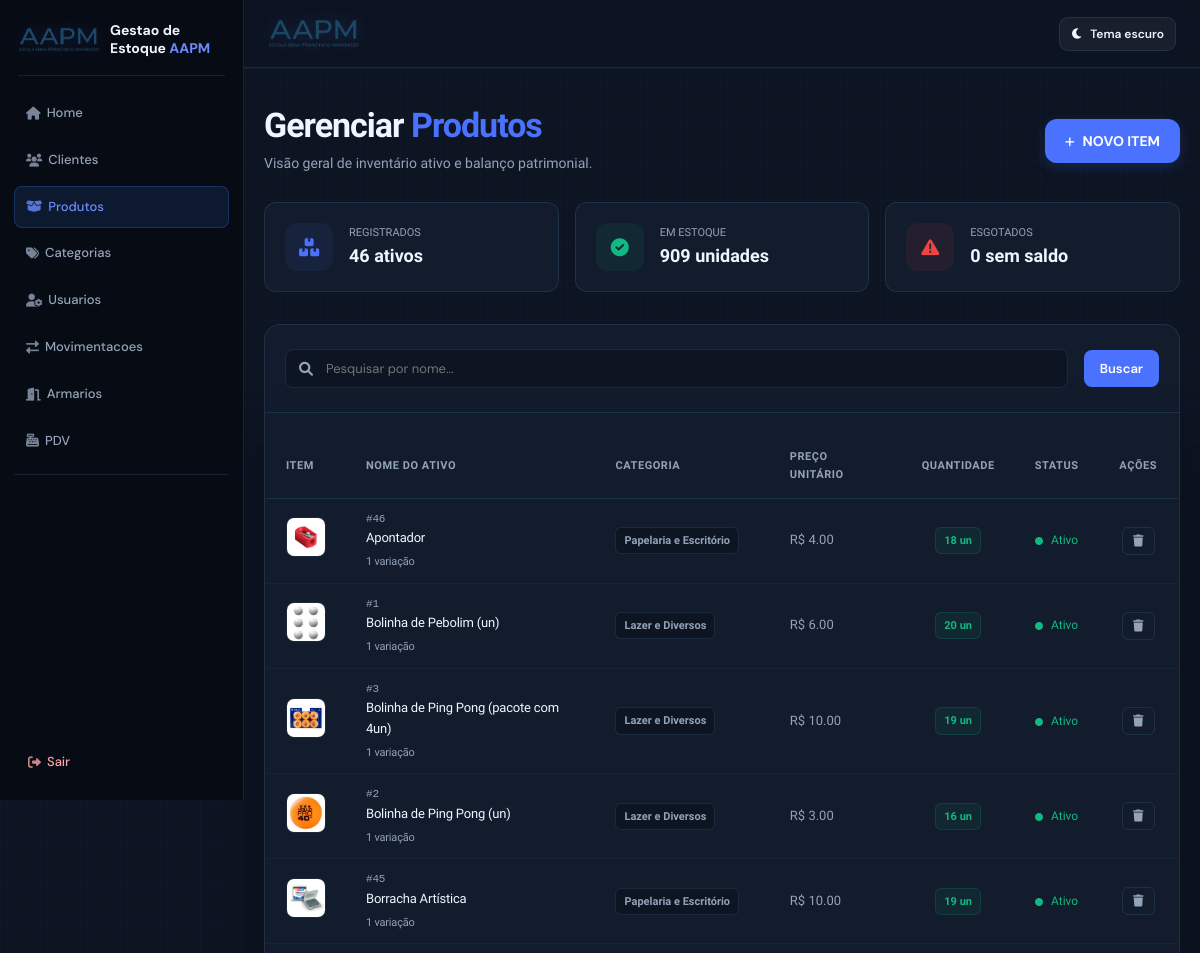
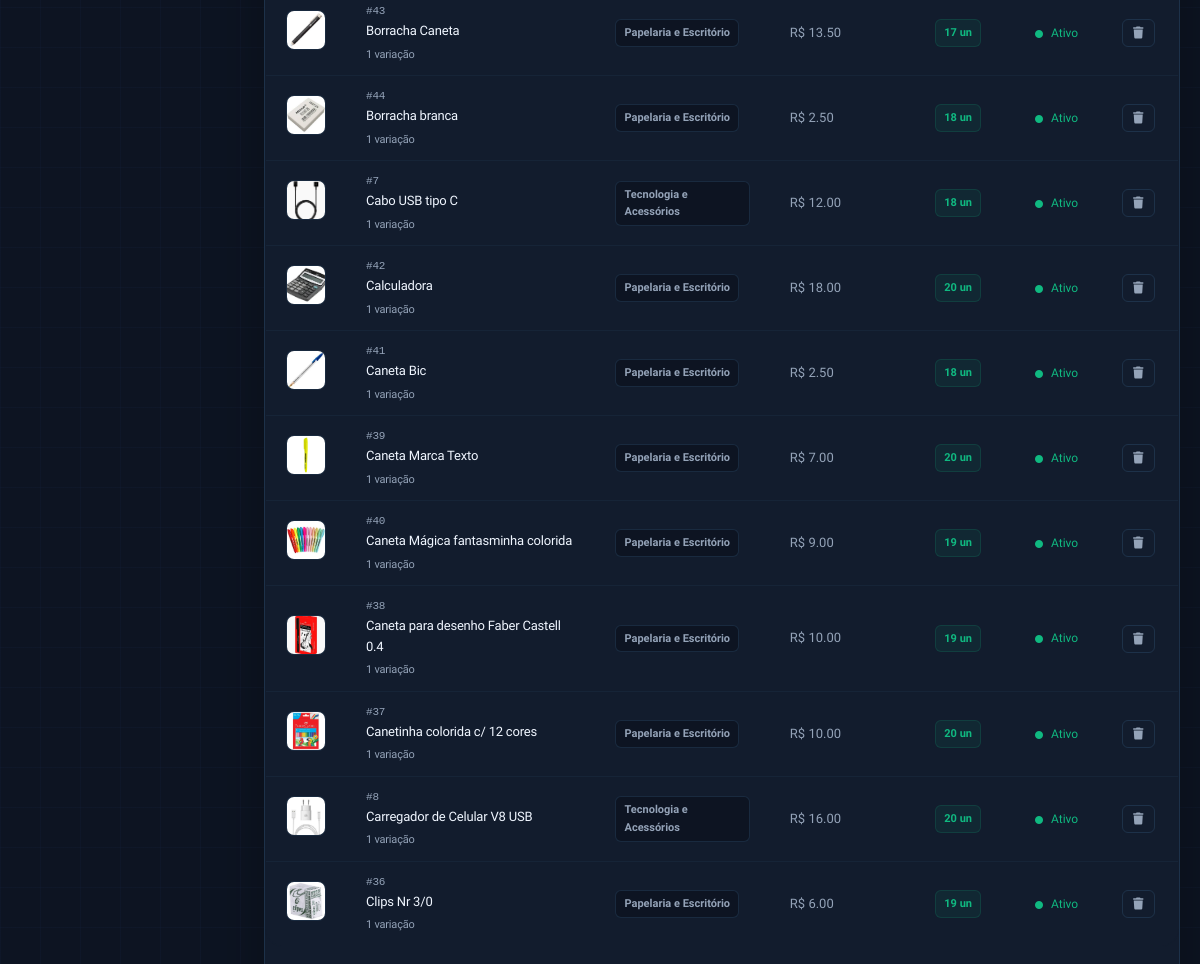
Page /produtos/ (signed in, upper part) on the earlier database version (2 pictures, top to bottom).
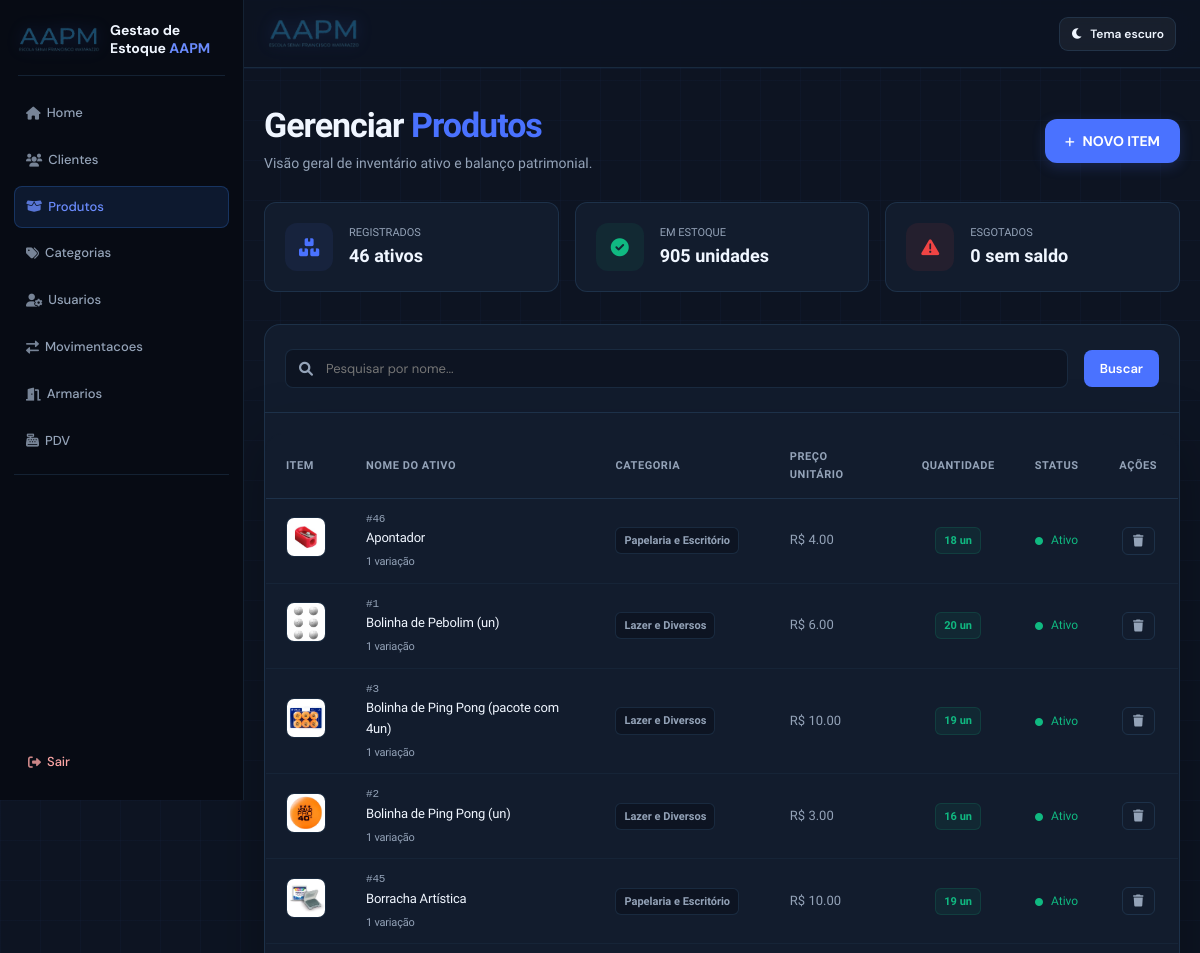
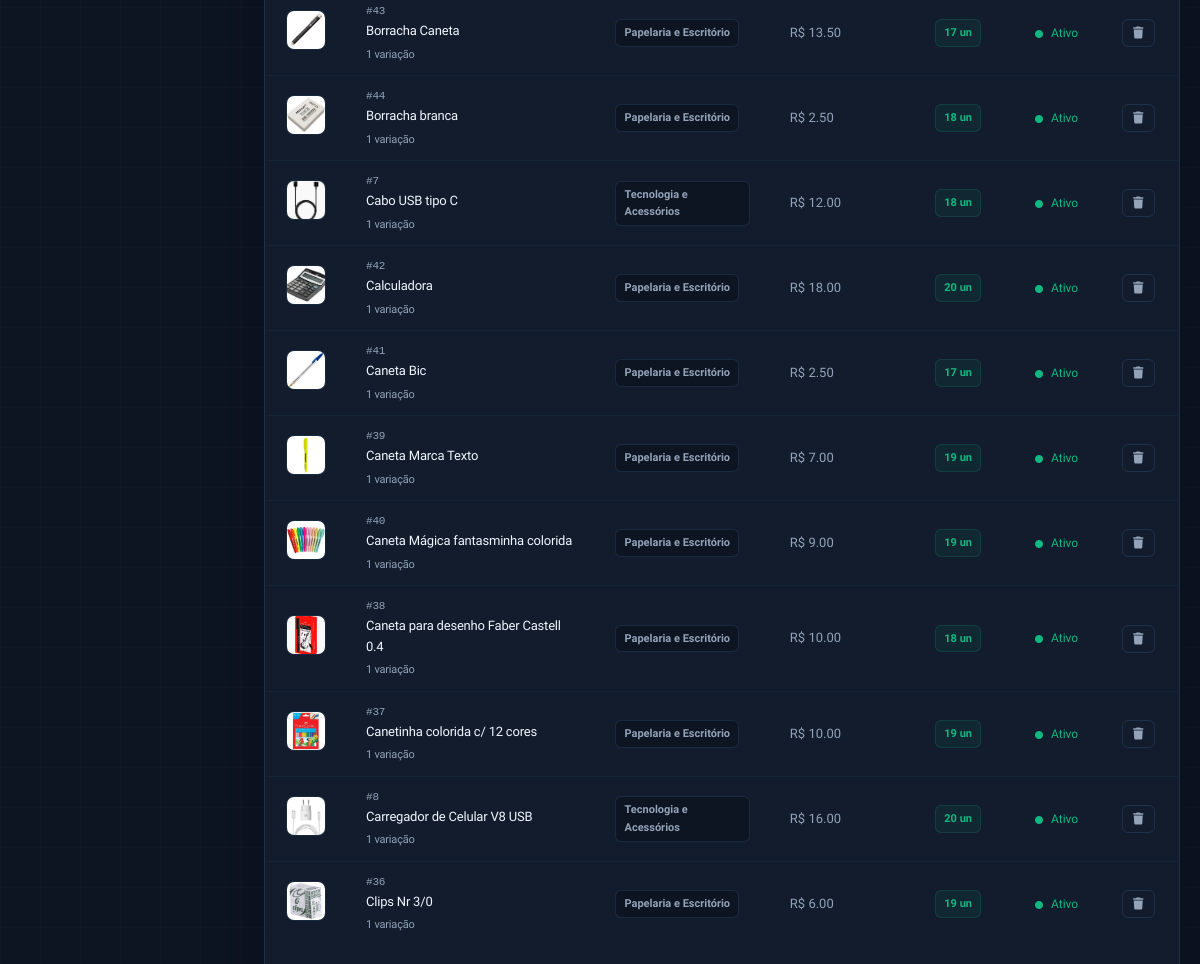
Same page on the later database version (2 pictures, top to bottom).
### app/models/produto.py (models this page shows, shortened)
class Produto(Base):
    __tablename__ = "produtos"
    id = Column(Integer, primary_key=True, autoincrement=True, index=True)
    nome = Column(String(150), nullable=False, index=True, unique=True)
    preco = Column(Float, nullable=False, default=0.0)
    ativo = Column(Boolean, default=True)
    imagem_path = Column(String(255), nullable=True)
    categoria_id = Column(Integer, ForeignKey("categorias.id", ondelete="SET NULL"), nullable=True)
    categoria = relationship("Categoria", back_populates="produtos")
    variacoes = relationship("Variacao", back_populates="produto", cascade="all, delete-orphan")
    @property
    def estoque_total(self) -> int:
        """Saldo consolidado de todas as variações do produto."""
        return sum(variacao.estoque_atual for variacao in self.variacoes)
    @property
    def estoque_total(self):
        """Quantidade disponível, calculada a partir das variações do produto."""
        return sum(variacao.estoque_atual or 0 for variacao in self.variacoes)

### app/models/variacoes.py (models this page shows, shortened)
class Variacao(Base):
    __tablename__ = "variacoes"
    __table_args__ = (
        UniqueConstraint("produto_id", "tamanho", "cor", name="uq_variacao_produto_tamanho_cor"),
    )
    id = Column(Integer, primary_key=True, autoincrement=True, index=True)
    produto_id = Column(Integer, ForeignKey("produtos.id", ondelete="CASCADE"), nullable=False)
    tamanho = Column(String(10), nullable=False)  # Ex: 'P', 'M', 'G', 'GG'
    cor = Column(String(50), nullable=False)      # Ex: 'Azul', 'Preto'
    estoque_atual = Column(Integer, nullable=False, default=0)
    imagem_path = Column(String(255), nullable=True)
    produto = relationship("Produto", back_populates="variacoes")

### app/models/categoria.py (models this page shows, shortened)
class Categoria(Base):
    __tablename__ = "categorias"
    id = Column(Integer, primary_key=True, index=True)
    nome = Column(String(50), unique=True, nullable=False)
    descricao = Column(String(255), nullable=True)
    ativa = Column(Boolean, default=True)
    produtos = relationship("Produto", back_populates="categoria")

### app/controllers/produto_controller.py (the view)
@router.get("/")
def listar_produtos(
    request: Request,
    busca: str = "",
    categoria_id: int = 0,
    pagina: int = 1,
    por_pagina: int = 16,
    db: Session = Depends(get_db),
    usuario = Depends(get_usuario_logado)
):
    query = db.query(Produto).filter(Produto.ativo == True)
    if busca:
        query = query.filter(Produto.nome.ilike(f"%{busca}%"))
    if categoria_id:
        query = query.filter(Produto.categoria_id == categoria_id)
    ordered_query = query.order_by(Produto.nome)
    resultado = paginar(ordered_query, pagina, por_pagina)
    filtered_query = query
    if busca or categoria_id:
        total_estoque = (
            db.query(func.coalesce(func.sum(Variacao.estoque_atual), 0))
            .join(Produto, Variacao.produto_id == Produto.id)
            .filter(Produto.id.in_([p.id for p in filtered_query.all()]))
            .scalar()
        )
        total_esgotados = (
            db.query(Produto.id)
            .outerjoin(Variacao)
            .filter(Produto.id.in_([p.id for p in filtered_query.all()]))
            .group_by(Produto.id)
            .having(func.coalesce(func.sum(Variacao.estoque_atual), 0) == 0)
            .count()
        )
    else:
        total_estoque = (
            db.query(func.coalesce(func.sum(Variacao.estoque_atual), 0))
            .join(Produto, Variacao.produto_id == Produto.id)
            .filter(Produto.ativo == True)
            .scalar()
        )
        total_esgotados = (
            db.query(Produto.id)
            .outerjoin(Variacao)
            .filter(Produto.ativo == True)
            .group_by(Produto.id)
            .having(func.coalesce(func.sum(Variacao.estoque_atual), 0) == 0)
            .count()
        )
    categorias = db.query(Categoria).filter(Categoria.ativa == True).all()
    return templates.TemplateResponse(
        request,
        "produtos/index.html",
        {
            "request":      request,
            "usuario":      usuario,
            "produtos":     resultado.itens,
            "categorias":   categorias,
            "busca":        busca,
            "categoria_id": categoria_id,
            "pagina":       resultado.atual,
            "por_pagina":   resultado.por_pagina,
            "total_paginas": resultado.total_paginas,
            "total_produtos": resultado.total_itens,
            "total_estoque": int(total_estoque),
            "total_esgotados": total_esgotados,
        }
    )

### app/templates/produtos/index.html (shortened to what the changed rows need)
{% extends "base.html" %}
{% from "components/pagination.html" import render as render_pagination with context %}
{% block content %}
<link rel="stylesheet" href="https://cdnjs.cloudflare.com/ajax/libs/font-awesome/6.0.0/css/all.min.css">
<div class="page-wrapper">
    <div class="catalog-container">
        <div style="display: flex; justify-content: space-between; align-items: center; margin-bottom: 28px;">
            <div>
                <h1 style="font-family: 'Plus Jakarta Sans', sans-serif; font-size: 34px; font-weight: 800; letter-spacing: -1px; color: var(--text-main); margin: 0 0 10px 0; line-height: 1;">
                    Gerenciar <span style="color: var(--accent);">Produtos</span>
                </h1>
            </div>
        </div>
        <div class="metrics-grid">
            <div class="metric-card">
                <div>
                    <span style="display: block; color: var(--text-muted); font-size: 11px; text-transform: uppercase; font-weight: 500;">Em Estoque</span>
                    <strong style="color: var(--text-main); font-size: 18px; font-weight: 600;">{{ total_estoque }} unidades</strong>
                </div>
            </div>
        </div>
        <div class="table-card">
            <div style="overflow-x: auto;">
                <table class="custom-table" id="productsTable">
                    <thead>
                        <tr>
                            <th style="width: 70px;">Item</th>
                            <th>Nome do Ativo</th>
                            <th>Categoria</th>
                            <th>Preço Unitário</th>
                            <th style="text-align: center;">Quantidade</th>
                            <th style="text-align: center;">Status</th>
                            <th style="text-align: center; width: 80px;" onclick="event.stopPropagation();">Ações</th>
                        </tr>
                    </thead>
                    <tbody>
                        {% for produto in produtos %}
                        <tr class="prod-row" data-nome="{{ produto.nome }}" onclick="window.location.href='/produtos/{{ produto.id }}/editar'">
                            <td>
                                <img src="{{ produto.imagem_url }}" alt="{{ produto.nome }}" style="width: 40px; height: 40px; border-radius: 8px; object-fit: cover; border: 1px solid var(--border); background: var(--bg-input);">
                            </td>
                            <td style="font-weight: 500; letter-spacing: -0.2px;">
                                <span style="color: var(--text-muted); font-size: 11px; font-family: monospace; display: block;">#{{ produto.id }}</span>
                                {{ produto.nome }}
                                <div style="font-size: 11px; color: var(--text-muted); margin-top: 4px;">{{ produto.variacoes|length }} variação{% if produto.variacoes|length != 1 %}es{% endif %}</div>
                            </td>
                            <td>
                                <span class="badge badge-category">
                                    {% if produto.categoria %}{{ produto.categoria.nome }}{% else %}—{% endif %}
                                </span>
                            </td>
                            <td style="color: var(--text-muted); font-weight: 500;">
                                R$ {{ "%.2f"|format(produto.preco) }}
                            </td>
                            <td style="text-align: center;">
                                {% if produto.estoque_total == 0 %}
                                <span class="badge badge-danger">0 un</span>
                                {% elif produto.estoque_total < 10 %}
                                <span class="badge badge-warning">{{ produto.estoque_total }} un</span>
                                {% else %}
                                <span class="badge badge-success">{{ produto.estoque_total }} un</span>
                                {% endif %}
                            </td>
                            <td style="text-align: center;">
                                {% if produto.ativo %}
                                <span style="color: var(--success); font-size: 12px;"><i class="fas fa-circle" style="font-size: 8px; margin-right: 5px;"></i> Ativo</span>
                                {% else %}
                                <span style="color: var(--text-muted); font-size: 12px;"><i class="fas fa-circle" style="font-size: 8px; margin-right: 5px;"></i> Inativo</span>
                                {% endif %}
                            </td>
                            <td style="text-align: center;" onclick="event.stopPropagation();">
                                <div style="display: inline-flex; gap: 6px;">
                                    <form method="POST" action="/produtos/{{ produto.id }}/desativar" style="display: inline;">
                                        <button type="button" class="btn-action-disable" title="Remover item" onclick="abrirModalConfirmacao(null, '/produtos/{{ produto.id }}/desativar', '{{ produto.nome }}');">
                                            <i class="fas fa-trash"></i>
                                        </button>
                                    </form>
                                </div>
                            </td>
                        </tr>
                        {% endfor %}
                    </tbody>
                </table>
            </div>
        </div>
    </div>
</div>
{% endblock %}

Differences in the rows shown:
changed through a linked row, Produto "Caneta Bic": estoque_total "18" → "17"
changed through a linked row, Produto "Caneta Marca Texto": estoque_total "20" → "19"
changed through a linked row, Produto "Caneta para desenho Faber Castell 0.4": estoque_total "19" → "18"
changed through a linked row, Produto "Canetinha colorida c/ 12 cores": estoque_total "20" → "19"
Other differences:
{{ total_estoque }}: "909" → "905"
